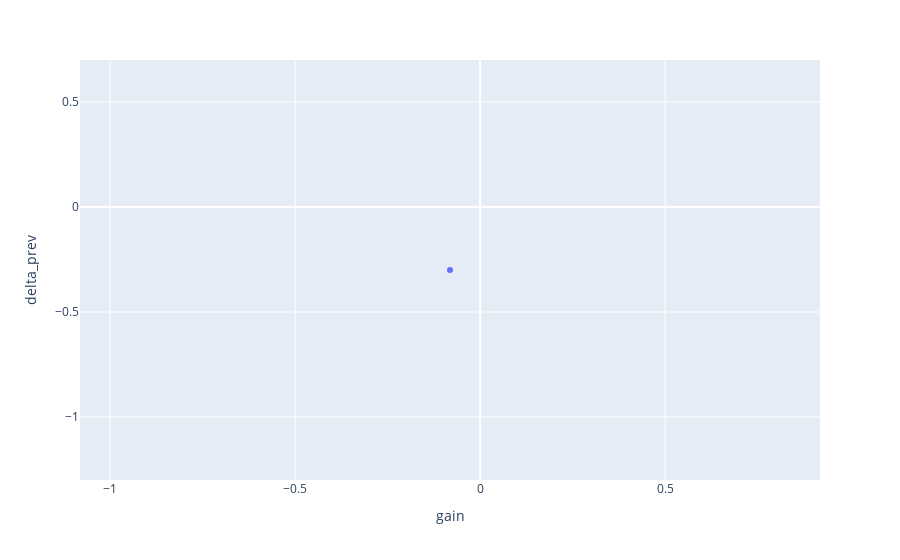
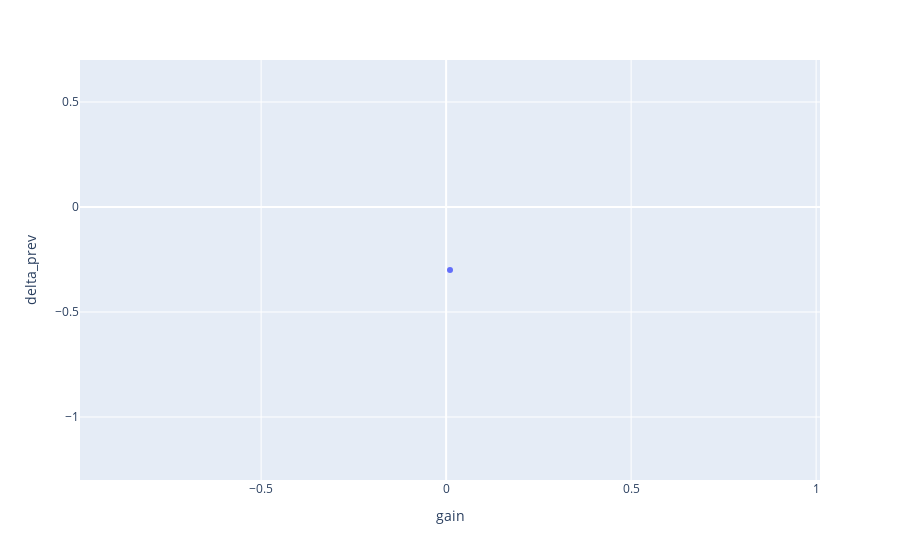
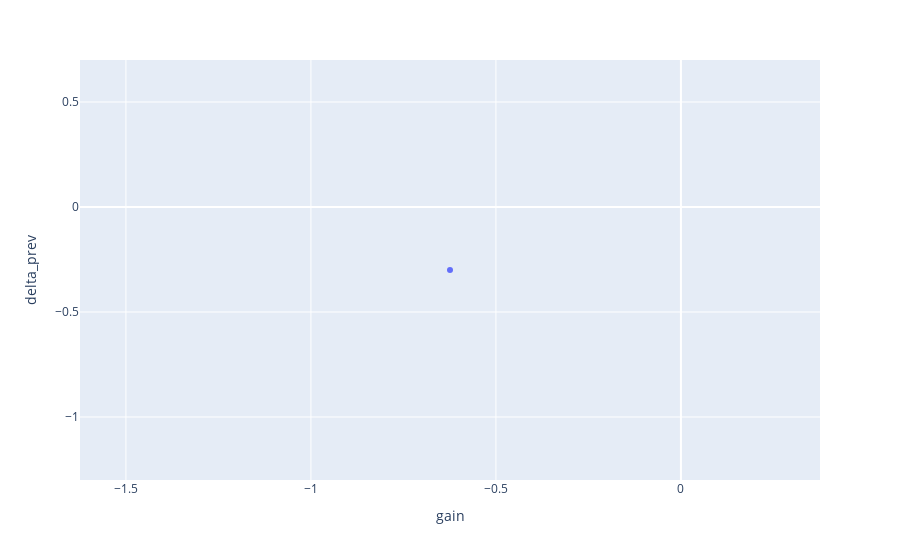
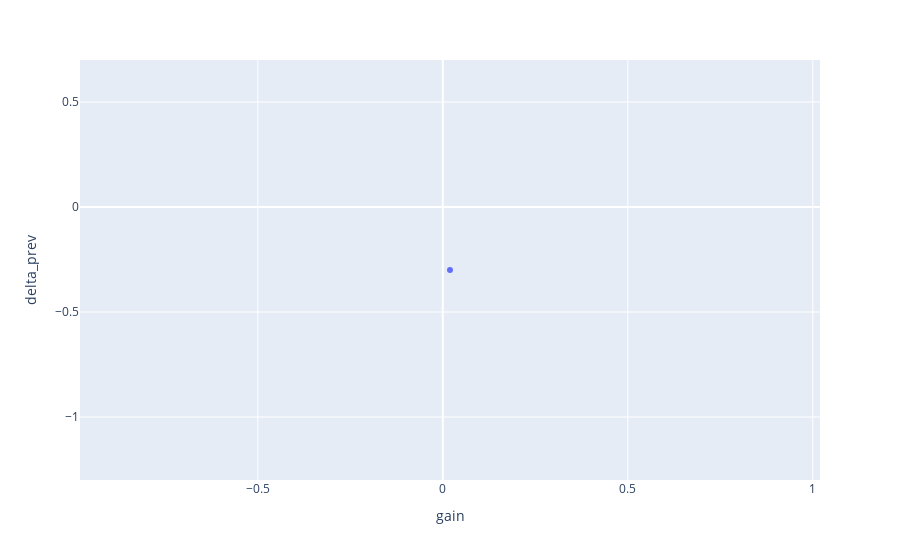

The code cell stored with these charts, in order, in its notebook:
### Code cell
cat = 'inflation rate'
df_cat = merged[merged.category==cat]
for p in pairs:
    df_plot = df_cat[df_cat.pair == p]
    print(p)
    fig = px.scatter(df_plot, x="gain", y="delta_prev", trendline="ols")
    fig.show()

### Figure 1 — Plotly figure (JSON) as saved in the notebook; plotly's stock layout.template omitted (floating-point values rounded to 4 significant figures)
{"data": [{"hovertemplate": "gain=%{x}<br>delta_prev=%{y}<extra></extra>", "legendgroup": "", "marker": {"color": "#636efa", "symbol": "circle"}, "mode": "markers", "name": "", "orientation": "v", "showlegend": false, "type": "scatter", "x": [-0.08143], "xaxis": "x", "y": [-0.3], "yaxis": "y"}, {"hovertemplate": "<extra></extra>", "legendgroup": "", "marker": {"color": "#636efa", "symbol": "circle"}, "mode": "lines", "name": "", "showlegend": false, "type": "scatter", "xaxis": "x", "yaxis": "y"}], "layout": {"legend": {"tracegroupgap": 0}, "margin": {"t": 60}, "xaxis": {"anchor": "y", "domain": [0, 1], "title": {"text": "gain"}}, "yaxis": {"anchor": "x", "domain": [0, 1], "title": {"text": "delta_prev"}}}}

### Figure 2 — Plotly figure (JSON) as saved in the notebook; plotly's stock layout.template omitted (floating-point values rounded to 4 significant figures)
{"data": [{"hovertemplate": "gain=%{x}<br>delta_prev=%{y}<extra></extra>", "legendgroup": "", "marker": {"color": "#636efa", "symbol": "circle"}, "mode": "markers", "name": "", "orientation": "v", "showlegend": false, "type": "scatter", "x": [0.01045], "xaxis": "x", "y": [-0.3], "yaxis": "y"}, {"hovertemplate": "<extra></extra>", "legendgroup": "", "marker": {"color": "#636efa", "symbol": "circle"}, "mode": "lines", "name": "", "showlegend": false, "type": "scatter", "xaxis": "x", "yaxis": "y"}], "layout": {"legend": {"tracegroupgap": 0}, "margin": {"t": 60}, "xaxis": {"anchor": "y", "domain": [0, 1], "title": {"text": "gain"}}, "yaxis": {"anchor": "x", "domain": [0, 1], "title": {"text": "delta_prev"}}}}

### Figure 3 — Plotly figure (JSON) as saved in the notebook; plotly's stock layout.template omitted (floating-point values rounded to 4 significant figures)
{"data": [{"hovertemplate": "gain=%{x}<br>delta_prev=%{y}<extra></extra>", "legendgroup": "", "marker": {"color": "#636efa", "symbol": "circle"}, "mode": "markers", "name": "", "orientation": "v", "showlegend": false, "type": "scatter", "x": [-0.6241], "xaxis": "x", "y": [-0.3], "yaxis": "y"}, {"hovertemplate": "<extra></extra>", "legendgroup": "", "marker": {"color": "#636efa", "symbol": "circle"}, "mode": "lines", "name": "", "showlegend": false, "type": "scatter", "xaxis": "x", "yaxis": "y"}], "layout": {"legend": {"tracegroupgap": 0}, "margin": {"t": 60}, "xaxis": {"anchor": "y", "domain": [0, 1], "title": {"text": "gain"}}, "yaxis": {"anchor": "x", "domain": [0, 1], "title": {"text": "delta_prev"}}}}

### Figure 4 — Plotly figure (JSON) as saved in the notebook; plotly's stock layout.template omitted (floating-point values rounded to 4 significant figures)
{"data": [{"hovertemplate": "gain=%{x}<br>delta_prev=%{y}<extra></extra>", "legendgroup": "", "marker": {"color": "#636efa", "symbol": "circle"}, "mode": "markers", "name": "", "orientation": "v", "showlegend": false, "type": "scatter", "x": [0.01945], "xaxis": "x", "y": [-0.3], "yaxis": "y"}, {"hovertemplate": "<extra></extra>", "legendgroup": "", "marker": {"color": "#636efa", "symbol": "circle"}, "mode": "lines", "name": "", "showlegend": false, "type": "scatter", "xaxis": "x", "yaxis": "y"}], "layout": {"legend": {"tracegroupgap": 0}, "margin": {"t": 60}, "xaxis": {"anchor": "y", "domain": [0, 1], "title": {"text": "gain"}}, "yaxis": {"anchor": "x", "domain": [0, 1], "title": {"text": "delta_prev"}}}}
